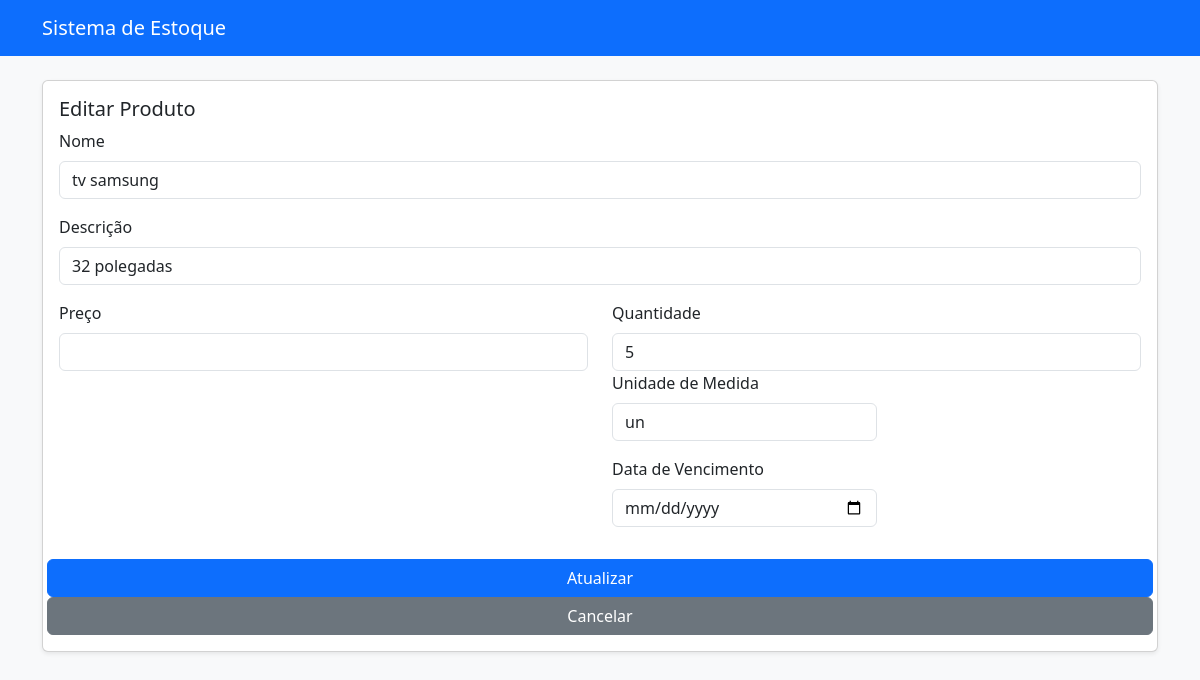
The app's page /editar/3/ (signed in) with its own data.
### produtos/models.py (models this page shows, shortened)
class Produto(models.Model):
    nome = models.CharField(max_length=100)
    descricao = models.CharField(max_length=255, blank=True)
    preco = models.DecimalField(max_digits=10, decimal_places=2)
    quantidade = models.IntegerField()
    un_medida = models.CharField(max_length=20, default='unidade')
    data_registro = models.DateTimeField(auto_now_add=True)
    data_atualizacao = models.DateTimeField(auto_now=True)
    vencimento = models.DateField(null=True, blank=True)

### produtos/views.py (the view, shortened to what this page needs)
# urls.py: path('editar/<int:id>/', views.editar_produto, name='editar_produto'),
@login_required(login_url='login')
def editar_produto(request, id):
    produto = get_object_or_404(Produto, id=id)
    return render(request, 'produtos/editar.html', {'produto': produto})

### templates/produtos/editar.html (shortened to what this page needs)
<!doctype html>
<html lang="pt-br">
  <head>
    <link href="https://cdn.jsdelivr.net/npm/bootstrap@5.3.2/dist/css/bootstrap.min.css" rel="stylesheet">
  </head>
  <body class="bg-light">
    <nav class="navbar navbar-expand-lg navbar-dark bg-primary mb-4">
      <div class="container">
        <a class="navbar-brand" href="/">Sistema de Estoque</a>
      </div>
    </nav>
    <div class="container">
      <div class="card shadow-sm">
        <div class="card-body">
          <h5 class="card-title">Editar Produto</h5>
          <form method="post">
            <div class="mb-3">
              <label class="form-label">Nome</label>
              <input class="form-control" name="nome" value="{{ produto.nome }}">
            </div>
            <div class="mb-3">
              <label class="form-label">Descrição</label>
              <input class="form-control" name="descricao" value="{{ produto.descricao }}">
            </div>
            <div class="row">
              <div class="col-md-6 mb-3">
                <label class="form-label">Preço</label>
                <input class="form-control" type="number" step="0.01" name="preco" value="{{ produto.preco }}">
              </div>
              <div class="col-md-6 mb-3">
                <label class="form-label">Quantidade</label>
                <input class="form-control" type="number" name="quantidade" value="{{ produto.quantidade }}">
              <div class="col-md-6 mb-3">
                <label class="form-label">Unidade de Medida</label>
                <input class="form-control" name="un_medida" value="{{ produto.un_medida }}">
              </div>
              <div class="col-md-6 mb-3">
                <label class="form-label">Data de Vencimento</label>
                <input class="form-control" type="date" name="vencimento" value="{{ produto.vencimento|default_if_none:'' }}">
              </div>
            </div>
            <button class="btn btn-primary" type="submit">Atualizar</button>
            <a class="btn btn-secondary" href="/">Cancelar</a>
          </form>
        </div>
      </div>
    </div>
  </body>
</html>

### records on screen
Produto: nome "tv samsung", descricao "32 polegadas", quantidade "5", un_medida "un"
